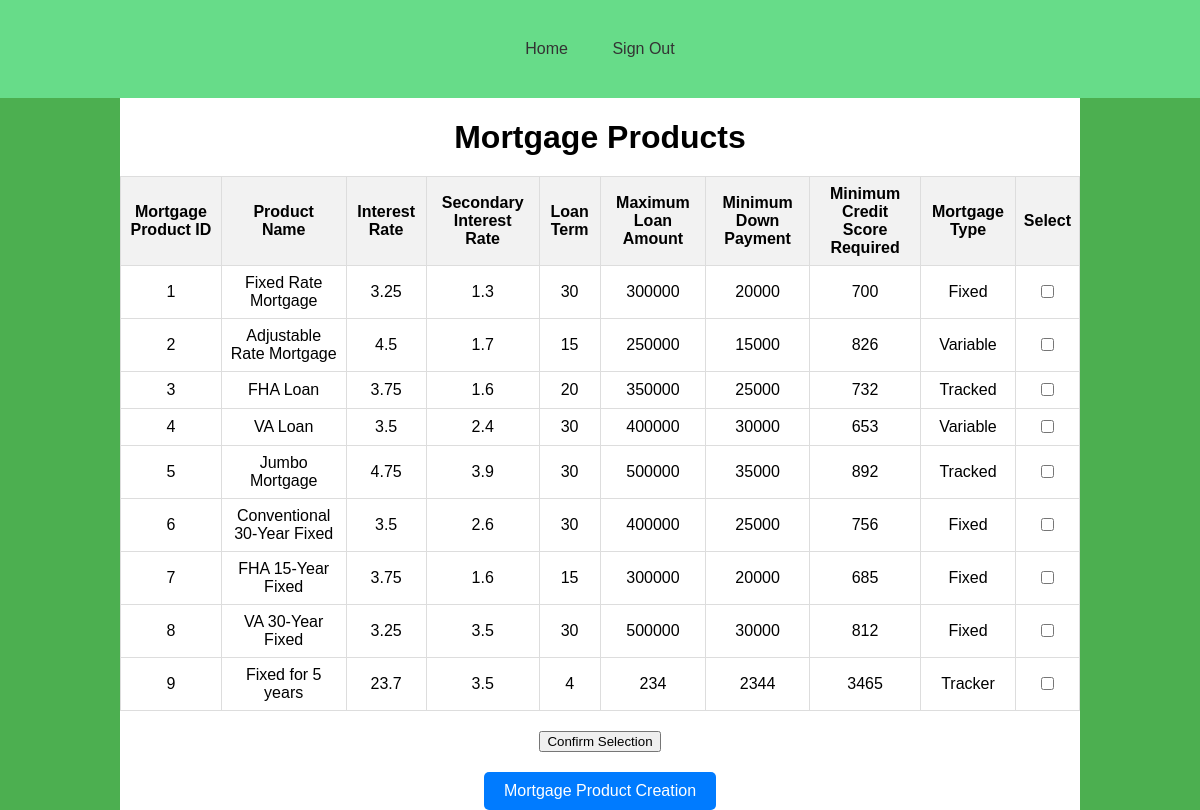
The app's page /mortgage-product-table.php with its own data.
### tables this page shows
CREATE TABLE "mortgage_product" (
	"mortgage_product_id"	INTEGER,
	"broker_id"	INTEGER,
	"product_name"	VARCHAR(100) NOT NULL,
	"interest_rate"	DECIMAL(5, 2) NOT NULL,
	"loan_term"	INT NOT NULL,
	"maximum_loan_amount"	DECIMAL(15, 2) NOT NULL,
	"minimum_down_payment"	DECIMAL(10, 2) NOT NULL,
	"secondary_interest_rate"	DECIMAL(5, 2) NOT NULL,
	"credit_score"	INTEGER NOT NULL,
	"mortgage_type"	TEXT,
	PRIMARY KEY("mortgage_product_id")
);

### mortgage-product-table.php (the view, shortened to what this page needs)
<!DOCTYPE html>
<html lang="en">
<head>
    <link rel="stylesheet" href="styles.css">
</head>
<body>
    <header>
        <nav>
            <ul>
                <li><a href="view_mortgage-product.php">Home</a></li>
                <li><a href="log-out.php">Sign Out</a></li>
            </ul>
        </nav>
    </header>
    <div class="left-background"></div>
    <div class="right-background"></div>
    <div class="title-container">
        <h1>Mortgage Products</h1>
    </div>
    <div class="table-container">
        <form method="post" action="<?php echo htmlspecialchars($_SERVER["PHP_SELF"]); ?>">
            <table>
                <thead>
                    <tr>
                        <th>Mortgage Product ID</th>
                        <th>Product Name</th>
                        <th>Interest Rate</th>
                        <th>Secondary Interest Rate</th>
                        <th>Loan Term</th>
                        <th>Maximum Loan Amount</th>
                        <th>Minimum Down Payment</th>
                        <th>Minimum Credit Score Required</th>
                        <th>Mortgage Type</th>
                        <th>Select</th>
                    </tr>
                </thead>
                <tbody>
                    <?php
                    $db = new PDO("sqlite:C:/xampp/htdocs/Stage-3-1/Isaac Database.db");
                    $db->setAttribute(PDO::ATTR_ERRMODE, PDO::ERRMODE_EXCEPTION);
                    $sql = "SELECT mortgage_product_id, product_name, interest_rate, secondary_interest_rate, loan_term, maximum_loan_amount, minimum_down_payment, credit_score, mortgage_type FROM mortgage_product";
                    $stmt = $db->prepare($sql);
                    $stmt->execute();
                    $rows = $stmt->fetchAll(PDO::FETCH_ASSOC);
                    foreach ($rows as $row) {
                        echo "<tr>";
                        echo "<td>{$row['mortgage_product_id']}</td>";
                        echo "<td>{$row['product_name']}</td>";
                        echo "<td>{$row['interest_rate']}</td>";
                        echo "<td>{$row['secondary_interest_rate']}</td>";
                        echo "<td>{$row['loan_term']}</td>";
                        echo "<td>{$row['maximum_loan_amount']}</td>";
                        echo "<td>{$row['minimum_down_payment']}</td>";
                        echo "<td>{$row['credit_score']}</td>";
                        echo "<td>{$row['mortgage_type']}</td>";
                        echo "<td><input type='checkbox' name='selected_products[]' value='{$row['mortgage_product_id']}'></td>";
                        echo "</tr>";
                    }
                    ?>
                </tbody>
            </table>
            <div class="confirm-button">
                <button type="submit" name="confirm_selection">Confirm Selection</button>
            </div>
        </form>
    </div>
    <div class="create-button">
        <a href="user-picked-products.php">Mortgage Product Creation</a>
    </div>
</body>
</html>

### styles.css (style rules this page uses)
body { font-family: Arial, sans-serif; margin: 0; padding: 0; box-sizing: border-box; }
h1 { margin-bottom: 20px; text-align: center; }
header { background-color: #67DC89; padding: 30px 0; }
header nav ul { list-style-type: none; padding: 0; margin: 0; text-align: center; }
header nav ul li { display: inline-block; }
header nav ul li a { display: block; padding: 10px 20px; text-decoration: none; color: #333; }
.left-background { position: fixed; top: 0; bottom: 0; left: 0; width: 10%; background-color: #4CAF50; z-index: -1; }
.right-background { position: fixed; top: 0; bottom: 0; right: 0; width: 10%; background-color: #4CAF50; z-index: -1; }
.create-button { text-align: center; margin-top: 20px; }
.create-button a { display: inline-block; padding: 10px 20px; background-color: #007bff; color: #fff; text-decoration: none; border-radius: 5px; }

### mortgage-product-table.php (style rules this page uses)
.table-container { text-align: center; margin: 20px auto; width: 80%; }
table { border-collapse: collapse; width: 100%; }
th, td { border: 1px solid #dddddd; padding: 8px; }
th { background-color: #f2f2f2; }
.confirm-button { text-align: center; margin-top: 20px; }

### records on screen
mortgage_product: mortgage_product_id "1", product_name "Fixed Rate Mortgage", interest_rate "3.25", secondary_interest_rate "1.3", loan_term "30", maximum_loan_amount "300000", minimum_down_payment "20000", credit_score "700", mortgage_type "Fixed"
mortgage_product: mortgage_product_id "2", product_name "Adjustable Rate Mortgage", interest_rate "4.5", secondary_interest_rate "1.7", loan_term "15", maximum_loan_amount "250000", minimum_down_payment "15000", credit_score "826", mortgage_type "Variable"
mortgage_product: mortgage_product_id "3", product_name "FHA Loan", interest_rate "3.75", secondary_interest_rate "1.6", loan_term "20", maximum_loan_amount "350000", minimum_down_payment "25000", credit_score "732", mortgage_type "Tracked"
mortgage_product: mortgage_product_id "4", product_name "VA Loan", interest_rate "3.5", secondary_interest_rate "2.4", loan_term "30", maximum_loan_amount "400000", minimum_down_payment "30000", credit_score "653", mortgage_type "Variable"
mortgage_product: mortgage_product_id "5", product_name "Jumbo Mortgage", interest_rate "4.75", secondary_interest_rate "3.9", loan_term "30", maximum_loan_amount "500000", minimum_down_payment "35000", credit_score "892", mortgage_type "Tracked"
mortgage_product: mortgage_product_id "6", product_name "Conventional 30-Year Fixed", interest_rate "3.5", secondary_interest_rate "2.6", loan_term "30", maximum_loan_amount "400000", minimum_down_payment "25000", credit_score "756", mortgage_type "Fixed"
mortgage_product: mortgage_product_id "7", product_name "FHA 15-Year Fixed", interest_rate "3.75", secondary_interest_rate "1.6", loan_term "15", maximum_loan_amount "300000", minimum_down_payment "20000", credit_score "685", mortgage_type "Fixed"
mortgage_product: mortgage_product_id "8", product_name "VA 30-Year Fixed", interest_rate "3.25", secondary_interest_rate "3.5", loan_term "30", maximum_loan_amount "500000", minimum_down_payment "30000", credit_score "812", mortgage_type "Fixed"
mortgage_product: mortgage_product_id "9", product_name "Fixed for 5 years", interest_rate "23.7", secondary_interest_rate "3.5", loan_term "4", maximum_loan_amount "234", minimum_down_payment "2344", credit_score "3465", mortgage_type "Tracker"
